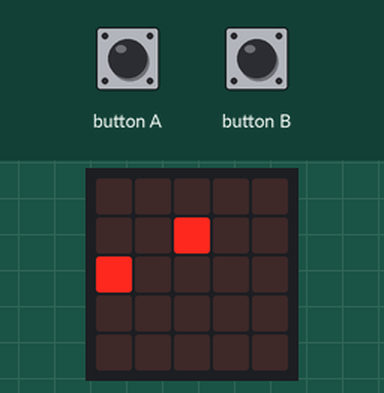
The program below on a simulated BBC micro:bit running MicroPython. Shown: the board's 5×5 LED display. The inputs (shaded band) are chosen by the test bench. Random numbers come from a fixed seed.

Above: at 1.2 s.
1.3 s: button A pressed for 0.15 s
At 1.81 s:
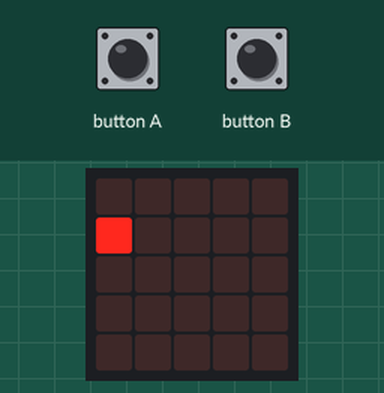
2.0 s: button B pressed for 0.15 s
At 2.16 s:
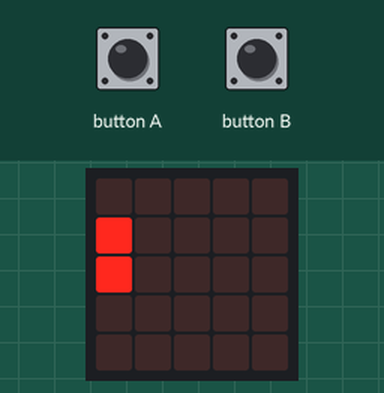
2.7 s: button A pressed for 1 s
At 3.46 s:
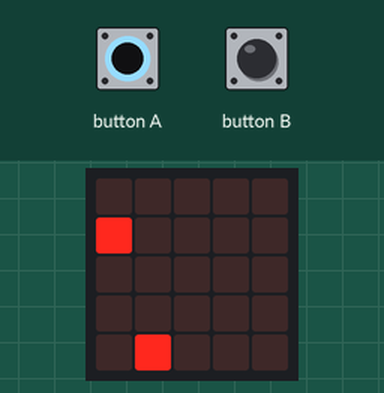
5.5 s: button B pressed for 1 s
At 6.71 s:
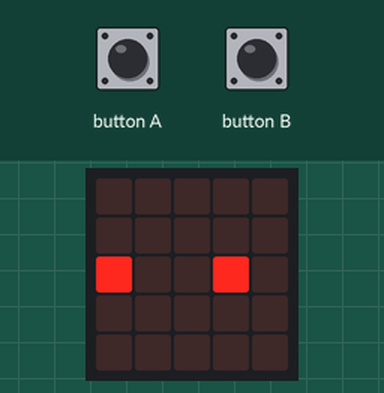
7.1 s: button A pressed for 0.15 s
At 7.37 s:
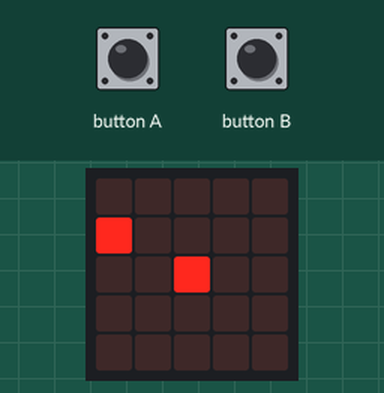
7.8 s: button B pressed for 0.15 s
At 8.34 s:
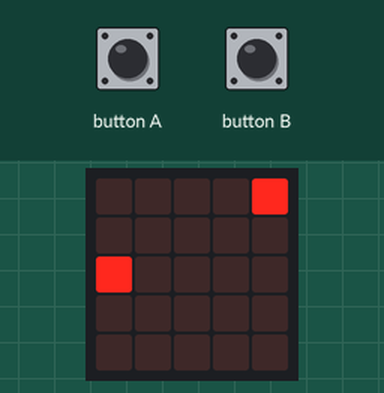
Timing chart, 0 to 10.8 s (numbered marks = the images above; inputs shaded):
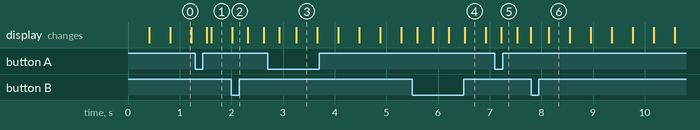

Measured:
- what the display in image 0 shows lasts 0.4 s, from 0.8 s to 1.2 s

The program:

eindproject_micro__1_.py
```python
from microbit import *
import random

DELAY = 20
FRAMES_PER_BALL_SHIFT = 20
FRAMES_PER_NEW_BALL = 100
FRAMES_PER_SCORE = 50

y = 2
speed = 0
score = 0
frame = 0

def make_ball():
    i = Image("00000:00000:00000:00000:00000")
    gap = random.randint(0,4)
    i.set_pixel(4, gap, 9)
    return i


i = make_ball()

while True:
    frame += 1

    display.show(i)


    if button_a.was_pressed():
        if y > 0:
            y += -1

    if button_b.was_pressed():
        if y < 4:
            y += 1


    bar = display.set_pixel(0, y, 9)

    if(frame % FRAMES_PER_BALL_SHIFT == 0):
        i = i.shift_left(1)

    if(frame % FRAMES_PER_NEW_BALL == 0):
        i = make_ball()

    if(frame % FRAMES_PER_SCORE == 0):
        score += 1

    sleep(20)
```
